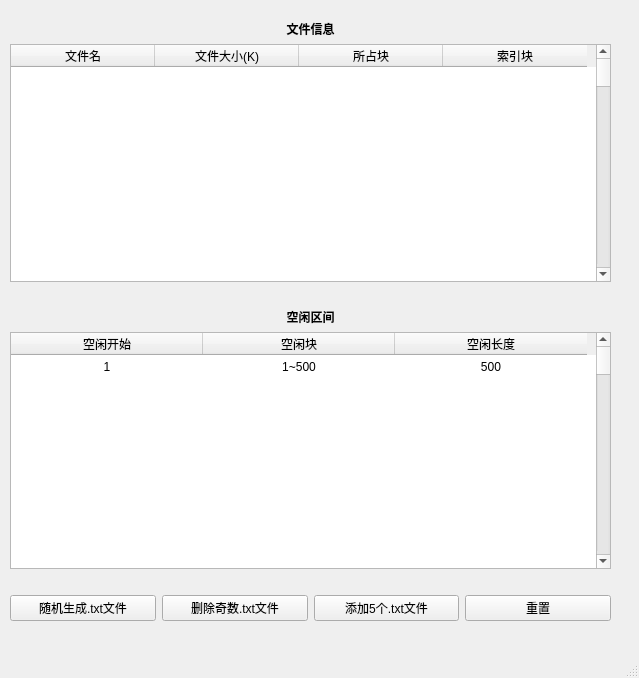
<?xml version="1.0" encoding="UTF-8"?>
<ui version="4.0">
 <class>MainWindow</class>
 <widget class="QMainWindow" name="MainWindow">
  <property name="geometry">
   <rect>
    <x>0</x>
    <y>0</y>
    <width>639</width>
    <height>678</height>
   </rect>
  </property>
  <property name="sizePolicy">
   <sizepolicy hsizetype="Fixed" vsizetype="Fixed">
    <horstretch>0</horstretch>
    <verstretch>0</verstretch>
   </sizepolicy>
  </property>
  <property name="windowTitle">
   <string>文件管理-空闲表</string>
  </property>
  <widget class="QWidget" name="centralwidget">
   <property name="sizePolicy">
    <sizepolicy hsizetype="Fixed" vsizetype="Fixed">
     <horstretch>0</horstretch>
     <verstretch>0</verstretch>
    </sizepolicy>
   </property>
   <widget class="QWidget" name="layoutWidget">
    <property name="geometry">
     <rect>
      <x>10</x>
      <y>0</y>
      <width>601</width>
      <height>641</height>
     </rect>
    </property>
    <layout class="QVBoxLayout" name="verticalLayout">
     <item>
      <spacer name="horizontalSpacer_4">
       <property name="orientation">
        <enum>Qt::Horizontal</enum>
       </property>
       <property name="sizeHint" stdset="0">
        <size>
         <width>40</width>
         <height>20</height>
        </size>
       </property>
      </spacer>
     </item>
     <item>
      <widget class="QLabel" name="label_2">
       <property name="font">
        <font>
         <weight>75</weight>
         <bold>true</bold>
        </font>
       </property>
       <property name="text">
        <string>文件信息</string>
       </property>
       <property name="alignment">
        <set>Qt::AlignCenter</set>
       </property>
      </widget>
     </item>
     <item>
      <widget class="QTableWidget" name="tableWidget">
       <property name="sizePolicy">
        <sizepolicy hsizetype="Expanding" vsizetype="Expanding">
         <horstretch>0</horstretch>
         <verstretch>0</verstretch>
        </sizepolicy>
       </property>
       <property name="editTriggers">
        <set>QAbstractItemView::NoEditTriggers</set>
       </property>
       <property name="selectionBehavior">
        <enum>QAbstractItemView::SelectRows</enum>
       </property>
       <property name="textElideMode">
        <enum>Qt::ElideMiddle</enum>
       </property>
       <property name="showGrid">
        <bool>false</bool>
       </property>
       <property name="rowCount">
        <number>60</number>
       </property>
       <property name="columnCount">
        <number>4</number>
       </property>
       <attribute name="horizontalHeaderDefaultSectionSize">
        <number>144</number>
       </attribute>
       <attribute name="verticalHeaderVisible">
        <bool>false</bool>
       </attribute>
       <attribute name="verticalHeaderMinimumSectionSize">
        <number>25</number>
       </attribute>
       <attribute name="verticalHeaderDefaultSectionSize">
        <number>25</number>
       </attribute>
       <row/>
       <row/>
       <row/>
       <row/>
       <row/>
       <row/>
       <row/>
       <row/>
       <row/>
       <row/>
       <row/>
       <row/>
       <row/>
       <row/>
       <row/>
       <row/>
       <row/>
       <row/>
       <row/>
       <row/>
       <row/>
       <row/>
       <row/>
       <row/>
       <row/>
       <row/>
       <row/>
       <row/>
       <row/>
       <row/>
       <row/>
       <row/>
       <row/>
       <row/>
       <row/>
       <row/>
       <row/>
       <row/>
       <row/>
       <row/>
       <row/>
       <row/>
       <row/>
       <row/>
       <row/>
       <row/>
       <row/>
       <row/>
       <row/>
       <row/>
       <row/>
       <row/>
       <row/>
       <row/>
       <row/>
       <row/>
       <row/>
       <row/>
       <row/>
       <row/>
       <column>
        <property name="text">
         <string>文件名</string>
        </property>
       </column>
       <column>
        <property name="text">
         <string>文件大小(K)</string>
        </property>
       </column>
       <column>
        <property name="text">
         <string>所占块</string>
        </property>
       </column>
       <column>
        <property name="text">
         <string>索引块</string>
        </property>
       </column>
      </widget>
     </item>
     <item>
      <spacer name="horizontalSpacer_3">
       <property name="orientation">
        <enum>Qt::Horizontal</enum>
       </property>
       <property name="sizeHint" stdset="0">
        <size>
         <width>40</width>
         <height>20</height>
        </size>
       </property>
      </spacer>
     </item>
     <item>
      <widget class="QLabel" name="label">
       <property name="font">
        <font>
         <weight>75</weight>
         <bold>true</bold>
        </font>
       </property>
       <property name="text">
        <string>空闲区间</string>
       </property>
       <property name="alignment">
        <set>Qt::AlignCenter</set>
       </property>
      </widget>
     </item>
     <item>
      <widget class="QTableWidget" name="tableWidget_2">
       <property name="editTriggers">
        <set>QAbstractItemView::NoEditTriggers</set>
       </property>
       <property name="alternatingRowColors">
        <bool>false</bool>
       </property>
       <property name="selectionBehavior">
        <enum>QAbstractItemView::SelectRows</enum>
       </property>
       <property name="textElideMode">
        <enum>Qt::ElideMiddle</enum>
       </property>
       <property name="showGrid">
        <bool>false</bool>
       </property>
       <property name="rowCount">
        <number>60</number>
       </property>
       <property name="columnCount">
        <number>3</number>
       </property>
       <attribute name="horizontalHeaderDefaultSectionSize">
        <number>192</number>
       </attribute>
       <attribute name="verticalHeaderVisible">
        <bool>false</bool>
       </attribute>
       <attribute name="verticalHeaderMinimumSectionSize">
        <number>25</number>
       </attribute>
       <attribute name="verticalHeaderDefaultSectionSize">
        <number>25</number>
       </attribute>
       <row/>
       <row/>
       <row/>
       <row/>
       <row/>
       <row/>
       <row/>
       <row/>
       <row/>
       <row/>
       <row/>
       <row/>
       <row/>
       <row/>
       <row/>
       <row/>
       <row/>
       <row/>
       <row/>
       <row/>
       <row/>
       <row/>
       <row/>
       <row/>
       <row/>
       <row/>
       <row/>
       <row/>
       <row/>
       <row/>
       <row/>
       <row/>
       <row/>
       <row/>
       <row/>
       <row/>
       <row/>
       <row/>
       <row/>
       <row/>
       <row/>
       <row/>
       <row/>
       <row/>
       <row/>
       <row/>
       <row/>
       <row/>
       <row/>
       <row/>
       <row/>
       <row/>
       <row/>
       <row/>
       <row/>
       <row/>
       <row/>
       <row/>
       <row/>
       <row/>
       <column>
        <property name="text">
         <string>空闲开始</string>
        </property>
       </column>
       <column>
        <property name="text">
         <string>空闲块</string>
        </property>
       </column>
       <column>
        <property name="text">
         <string>空闲长度</string>
        </property>
       </column>
       <item row="0" column="0">
        <property name="text">
         <string>1</string>
        </property>
        <property name="textAlignment">
         <set>AlignCenter</set>
        </property>
       </item>
       <item row="0" column="1">
        <property name="text">
         <string>1~500</string>
        </property>
        <property name="textAlignment">
         <set>AlignCenter</set>
        </property>
       </item>
       <item row="0" column="2">
        <property name="text">
         <string>500</string>
        </property>
        <property name="textAlignment">
         <set>AlignCenter</set>
        </property>
       </item>
      </widget>
     </item>
     <item>
      <spacer name="horizontalSpacer">
       <property name="orientation">
        <enum>Qt::Horizontal</enum>
       </property>
       <property name="sizeHint" stdset="0">
        <size>
         <width>40</width>
         <height>20</height>
        </size>
       </property>
      </spacer>
     </item>
     <item>
      <layout class="QHBoxLayout" name="horizontalLayout">
       <item>
        <widget class="QPushButton" name="pushButton">
         <property name="text">
          <string>随机生成.txt文件</string>
         </property>
        </widget>
       </item>
       <item>
        <widget class="QPushButton" name="pushButton_2">
         <property name="text">
          <string>删除奇数.txt文件</string>
         </property>
        </widget>
       </item>
       <item>
        <widget class="QPushButton" name="pushButton_3">
         <property name="text">
          <string>添加5个.txt文件</string>
         </property>
        </widget>
       </item>
       <item>
        <widget class="QPushButton" name="pushButton_4">
         <property name="text">
          <string>重置</string>
         </property>
        </widget>
       </item>
      </layout>
     </item>
     <item>
      <spacer name="horizontalSpacer_2">
       <property name="orientation">
        <enum>Qt::Horizontal</enum>
       </property>
       <property name="sizeHint" stdset="0">
        <size>
         <width>40</width>
         <height>20</height>
        </size>
       </property>
      </spacer>
     </item>
    </layout>
   </widget>
  </widget>
  <widget class="QStatusBar" name="statusbar"/>
 </widget>
 <resources/>
 <connections>
  <connection>
   <sender>pushButton</sender>
   <signal>clicked()</signal>
   <receiver>MainWindow</receiver>
   <slot>generate()</slot>
   <hints>
    <hint type="sourcelabel">
     <x>94</x>
     <y>601</y>
    </hint>
    <hint type="destinationlabel">
     <x>102</x>
     <y>630</y>
    </hint>
   </hints>
  </connection>
  <connection>
   <sender>pushButton_2</sender>
   <signal>clicked()</signal>
   <receiver>MainWindow</receiver>
   <slot>delete_files()</slot>
   <hints>
    <hint type="sourcelabel">
     <x>240</x>
     <y>597</y>
    </hint>
    <hint type="destinationlabel">
     <x>244</x>
     <y>623</y>
    </hint>
   </hints>
  </connection>
  <connection>
   <sender>pushButton_3</sender>
   <signal>clicked()</signal>
   <receiver>MainWindow</receiver>
   <slot>inserts()</slot>
   <hints>
    <hint type="sourcelabel">
     <x>395</x>
     <y>601</y>
    </hint>
    <hint type="destinationlabel">
     <x>395</x>
     <y>620</y>
    </hint>
   </hints>
  </connection>
  <connection>
   <sender>pushButton_4</sender>
   <signal>clicked()</signal>
   <receiver>MainWindow</receiver>
   <slot>reset_all()</slot>
   <hints>
    <hint type="sourcelabel">
     <x>532</x>
     <y>603</y>
    </hint>
    <hint type="destinationlabel">
     <x>532</x>
     <y>620</y>
    </hint>
   </hints>
  </connection>
 </connections>
 <slots>
  <slot>generate()</slot>
  <slot>delete_files()</slot>
  <slot>inserts()</slot>
  <slot>reset_all()</slot>
 </slots>
</ui>
